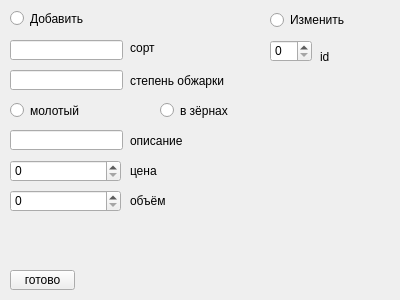
<?xml version="1.0" encoding="UTF-8"?>
<ui version="4.0">
 <class>Form</class>
 <widget class="QWidget" name="Form">
  <property name="geometry">
   <rect>
    <x>0</x>
    <y>0</y>
    <width>400</width>
    <height>300</height>
   </rect>
  </property>
  <property name="windowTitle">
   <string>Form</string>
  </property>
  <widget class="QLineEdit" name="descriptionEdit">
   <property name="geometry">
    <rect>
     <x>10</x>
     <y>130</y>
     <width>113</width>
     <height>20</height>
    </rect>
   </property>
  </widget>
  <widget class="QLineEdit" name="kindEdit">
   <property name="geometry">
    <rect>
     <x>10</x>
     <y>40</y>
     <width>113</width>
     <height>20</height>
    </rect>
   </property>
  </widget>
  <widget class="QLineEdit" name="gradeEdit">
   <property name="geometry">
    <rect>
     <x>10</x>
     <y>70</y>
     <width>113</width>
     <height>20</height>
    </rect>
   </property>
  </widget>
  <widget class="QRadioButton" name="addBtn">
   <property name="geometry">
    <rect>
     <x>10</x>
     <y>10</y>
     <width>201</width>
     <height>17</height>
    </rect>
   </property>
   <property name="text">
    <string>Добавить</string>
   </property>
  </widget>
  <widget class="QRadioButton" name="changeBtn">
   <property name="geometry">
    <rect>
     <x>270</x>
     <y>10</y>
     <width>121</width>
     <height>20</height>
    </rect>
   </property>
   <property name="text">
    <string>Изменить</string>
   </property>
  </widget>
  <widget class="QSpinBox" name="idEdit">
   <property name="geometry">
    <rect>
     <x>270</x>
     <y>40</y>
     <width>42</width>
     <height>22</height>
    </rect>
   </property>
  </widget>
  <widget class="QLabel" name="label">
   <property name="geometry">
    <rect>
     <x>130</x>
     <y>40</y>
     <width>81</width>
     <height>16</height>
    </rect>
   </property>
   <property name="text">
    <string>сорт</string>
   </property>
  </widget>
  <widget class="QLabel" name="label_2">
   <property name="geometry">
    <rect>
     <x>130</x>
     <y>70</y>
     <width>201</width>
     <height>21</height>
    </rect>
   </property>
   <property name="text">
    <string>степень обжарки</string>
   </property>
  </widget>
  <widget class="QLabel" name="label_3">
   <property name="geometry">
    <rect>
     <x>320</x>
     <y>50</y>
     <width>43</width>
     <height>13</height>
    </rect>
   </property>
   <property name="text">
    <string>id</string>
   </property>
  </widget>
  <widget class="QRadioButton" name="grindBtn">
   <property name="geometry">
    <rect>
     <x>10</x>
     <y>100</y>
     <width>131</width>
     <height>21</height>
    </rect>
   </property>
   <property name="text">
    <string>молотый</string>
   </property>
  </widget>
  <widget class="QRadioButton" name="beanBtn">
   <property name="geometry">
    <rect>
     <x>160</x>
     <y>100</y>
     <width>191</width>
     <height>21</height>
    </rect>
   </property>
   <property name="text">
    <string>в зёрнах</string>
   </property>
  </widget>
  <widget class="QLabel" name="label_4">
   <property name="geometry">
    <rect>
     <x>130</x>
     <y>131</y>
     <width>161</width>
     <height>20</height>
    </rect>
   </property>
   <property name="text">
    <string>описание</string>
   </property>
  </widget>
  <widget class="QLabel" name="label_5">
   <property name="geometry">
    <rect>
     <x>130</x>
     <y>160</y>
     <width>43</width>
     <height>21</height>
    </rect>
   </property>
   <property name="text">
    <string>цена</string>
   </property>
  </widget>
  <widget class="QSpinBox" name="priceEdit">
   <property name="geometry">
    <rect>
     <x>10</x>
     <y>160</y>
     <width>111</width>
     <height>22</height>
    </rect>
   </property>
   <property name="maximum">
    <number>999</number>
   </property>
  </widget>
  <widget class="QSpinBox" name="volumeEdit">
   <property name="geometry">
    <rect>
     <x>10</x>
     <y>190</y>
     <width>111</width>
     <height>22</height>
    </rect>
   </property>
   <property name="maximum">
    <number>999</number>
   </property>
  </widget>
  <widget class="QLabel" name="label_6">
   <property name="geometry">
    <rect>
     <x>130</x>
     <y>190</y>
     <width>43</width>
     <height>21</height>
    </rect>
   </property>
   <property name="text">
    <string>объём</string>
   </property>
  </widget>
  <widget class="QPushButton" name="pushButton">
   <property name="geometry">
    <rect>
     <x>10</x>
     <y>270</y>
     <width>65</width>
     <height>20</height>
    </rect>
   </property>
   <property name="text">
    <string>готово</string>
   </property>
  </widget>
 </widget>
 <resources/>
 <connections/>
</ui>
